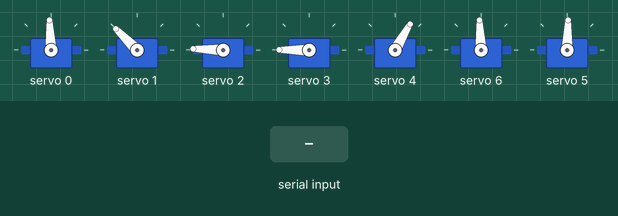
The sketch below on a simulated Arduino Uno, built with avr-gcc and run on an emulated ATmega328P. On the bench: 7 × servo. The test bench sets the inputs (shaded band). What the sketch prints to the serial monitor is not drawn.

Above: at 14.2 s.
14.3 s: "GRIP,\n" received over Serial
At 15.3 s:
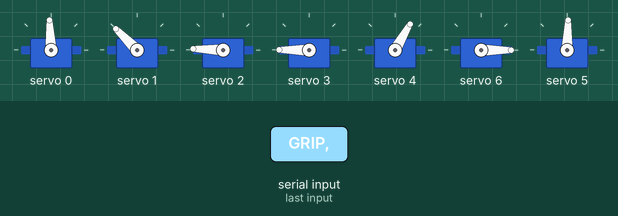
15.8 s: "WRIST,\n" received over Serial
At 16.4 s:
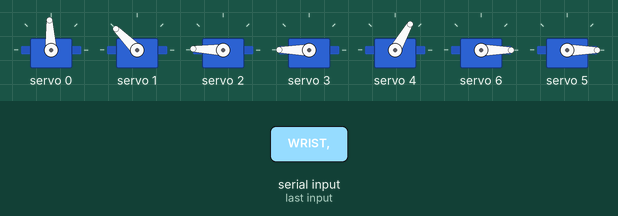
17.3 s: "GRIP,90\n" received over Serial
At 17.6 s:
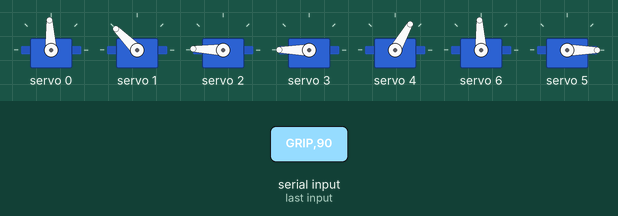
18.8 s: "GRIP,,45\n" received over Serial
At 20.0 s:
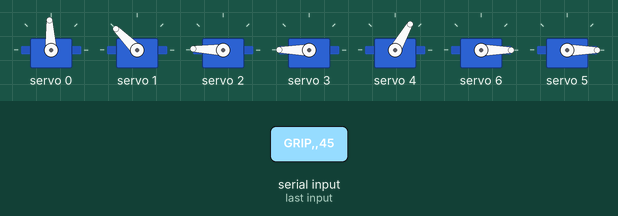
20.3 s: "WRIST,90\n" received over Serial
At 21.1 s:
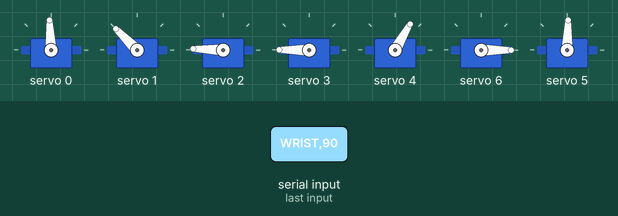
Timing chart, 0 to 22.8 s (numbered marks = the images above; inputs shaded):
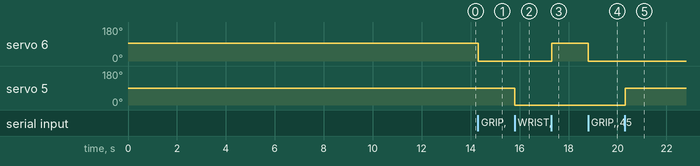

The sketch:

LowLevelRARMController.ino
```cpp
#include <Wire.h>
#include <Adafruit_PWMServoDriver.h>

// Connect PCA9685
Adafruit_PWMServoDriver pwm = Adafruit_PWMServoDriver();

//Pulse width for SG90s and all other servos
#define S_MIN 500
#define S_MAX 2500

#define SG_MIN 500
#define SG_MAX 2400

// Servo Channels ||  0 = J0, 1 = J1, 2 = J2, 3 = J3, 4 = J4, 5 = J5, 6 = J6
const int servoPin[] = {0, 1, 2, 3, 4, 5, 6};
double servoAngles[] = {0, 0, 0, 0, 0};
double currAngles[7];

// Convert raw angles to the equivalent angle for the servo range
void convertToRead(double angles[5]){
  for (int i = 0; i < 5; i++){
    if (i == 0 ){
      angles[i] = angles[i] + 135;
    }
    else if (i == 1){
      angles[i] = 85.0 - (8.0/9.0) * angles[i];
    }
    else if (i == 2){
      angles[i] = -10.0 + angles[i] * (171.0 / 180.0);
      angles[i] += 135.0;
    }
    else {
      angles[i] = angles[i] + 90;
    }
  }
}

// Move servo on desired channel to desired angle (channel 0 & 2 are set to 270 deg, can be adjusted as necessary)
void setServoAngle(double angle, int channel){
  double pulse_ti;
  if (channel == 0 || channel == 2){
    pulse_ti =  ((S_MAX - S_MIN) * (angle/270.0) + S_MIN);
  }
  else {
    pulse_ti =  ((S_MAX - S_MIN) * (angle/180.0) + S_MIN);
  }
  pulse_ti =  pulse_ti * 4096 / 20000;
  int p_ticks = round(pulse_ti);
  pwm.setPWM(channel, 0, p_ticks);
  currAngles[channel] = angle;
}

/*moveToGoal moves the entire robot (all five solvable joints) to angles set by an array.
t_steps configures how many steps the robot will take to move to the desired angle. A higher number will result in the robot moving slower.
The movement sequence is as such (Shoulder + Elbow ----> Forearm rotation + Wrist -----> Base)*/
void moveToGoal(double angles[5]){
  double moveSteps[5];
  int t_steps = 70;

  for (int i = 0; i < 5; i++){
    moveSteps[i] = (angles[i] - currAngles[i]) / t_steps;
  }

  for (int i = 0; i < t_steps; i++){
    for (int j = 1; j < 3; j++){
      setServoAngle((currAngles[j] + moveSteps[j]), servoPin[j]);
    }
    delay(25);
  }

  for (int i = 0; i < t_steps; i++){
    for (int j = 3; j < 5; j++){
      setServoAngle((currAngles[j] + moveSteps[j]), servoPin[j]);
    }
    delay(25);
  }

  for (int i = 0; i < t_steps; i++){
    for (int j = 0; j < 1; j++){
      setServoAngle((currAngles[j] + moveSteps[j]), servoPin[j]);
    }
    delay(25);
  }
}
/*Receive angles from the serial monitor. The string for angles should be as such "1,2,3,4,5".*/
bool receiveAngles(String serialData, double* angles){
  int comms[4];
  comms[0] = serialData.indexOf(',');
  for (int i = 1; i < 4; i++){
    comms[i] = serialData.indexOf(',', comms[i-1] + 1);
  }
  angles[0] = serialData.substring(0, comms[0]).toFloat();
  for (int i = 1; i < 4; i++){
    angles[i] = serialData.substring(comms[i-1] + 1, comms[i]).toFloat();
  }
  angles[4] = serialData.substring(comms[3] + 1).toFloat();
  convertToRead(angles);

  if (comms[0] == -1 ||
      comms[1] == -1 ||
      comms[2] == -1 ||
      comms[3] == -1){
        return false;
      }

  return true;
}

// Utilizes specific MAX/MIN values for the SG90 servos
void setServoAngleSG(double angle, int channel = 5){
  double pulse_ti;
  pulse_ti =  ((SG_MAX - SG_MIN) * (angle/180.0) + SG_MIN);
  pulse_ti =  pulse_ti * 4096 / 20000;
  int p_ticks = round(pulse_ti);
  pwm.setPWM(channel, 0, p_ticks);
  currAngles[channel] = angle;
}


void setup() {
  Serial.begin(9600);
  pwm.begin();
  pwm.setOscillatorFrequency(27000000);
  pwm.setPWMFreq(50);
  delay(2000);

  //Homing location for the robot
  double homeAngles[] = {0, -50, 135, 90, -30};
  convertToRead(homeAngles);


  for (int i = 0; i < 5; i++){
    setServoAngle(homeAngles[i], servoPin[i]);
    currAngles[i] = homeAngles[i];
    delay(2000);
  }

  setServoAngle(90, 6);
  delay(1000);
  setServoAngleSG(90, 5);
// Serial notification that the robot has finished its boot sequence and can now be commanded to positions
  Serial.println("BOOTED");
}

void loop() {
  if (Serial.available() > 0){
    String data = Serial.readStringUntil('\n');
    data.trim();

// Gripper controller
    if (data.startsWith("GRIP,")){
      double ang =  data.substring(5).toFloat();
      setServoAngle(ang, 6);
    }
//Wrist rotation controller
    else if (data.startsWith("WRIST,")){
      double ang =  data.substring(6).toFloat();
      setServoAngleSG(ang, 5);
    }


    else if(receiveAngles(data, servoAngles)){
      moveToGoal(servoAngles);
      Serial.println("OK");
    }
    else{
      Serial.println("ERROR: Incorrect Format!");
    }
  }
}
```

Measured:
- after the input at 14.3 s, servo 6: 93° → 0° at once
- after the input at 15.8 s, servo 5: 88° → 0° at once
- after the input at 17.3 s, servo 6: 0° → 93° at once
- after the input at 18.8 s, servo 6: 93° → 0° at once
- after the input at 20.3 s, servo 5: 0° → 88° at once
